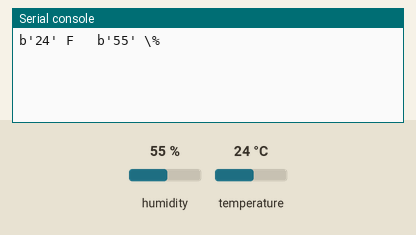
Recording of a program running on a simulated ESP32 board running MicroPython. On the bench: the last lines printed to the serial console. The inputs (shaded band) are chosen by the test bench; at power-on: humidity 55 %, temperature 24 °C. No MQTT or app messages arrive unless stated.

Above: at 1.3 s.
1.4 s: humidity set to 22 %
At 5.4 s:
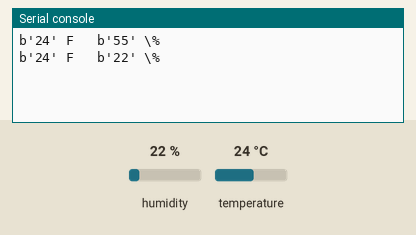
6.4 s: temperature set to 12 °C
At 9.4 s:
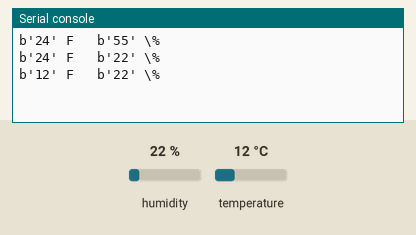
11.4 s: humidity set to 40 %
At 13.4 s:
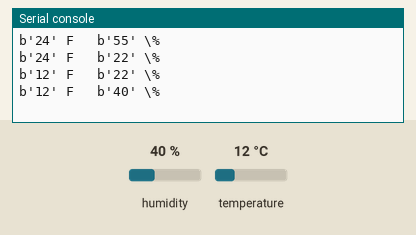
Timing chart, 0 to 14.9 s (numbered marks = the images above; inputs shaded):
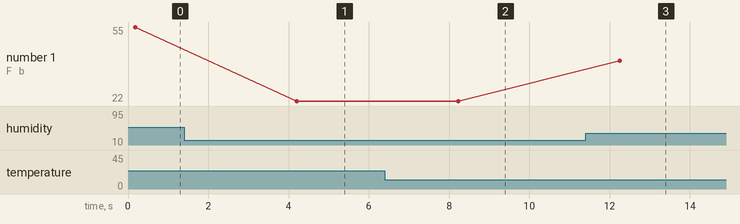

Measured:
- after the input at 1.4 s, the serial console: prints a new line after 2.8 s (image 1)
- after the input at 6.4 s, the serial console: prints a new line after 1.8 s (image 2)
- after the input at 11.4 s, the serial console: prints a new line after 0.86 s (image 3)
- plotted number 1: 55 → 22 after the input at 1.4 s, 22 → 40 after the input at 11.4 s

The program:

dht_publish.py
```python
from time import sleep
from umqtt.simple import MQTTClient
import machine
import dht

SERVER = '192.168.0.24'
CLIENT_ID = 'ESP32_DHT21_Sensor'
TOPIC0 = 'sensors/temp'
TOPIC1 = 'sensors/humidity'

client = MQTTClient(CLIENT_ID, SERVER)
client.connect()   # Connect to MQTT broker

sensor = dht.DHT11(machine.Pin(25))

while True:
    try:
        sensor.measure()   # Poll sensor
        t = sensor.temperature()
        h = sensor.humidity()
        if isinstance(t, int) and isinstance(h, int):  # Confirm sensor results are numeric
            msg0 = (b'{}'.format(t))
            msg1 = (b'{}'.format(h))
            client.publish(TOPIC0, msg0)  # Publish sensor data to MQTT topic
            client.publish(TOPIC1, msg1)
            print(msg0, "F  ", msg1, "\%")
        else:
            print('Invalid sensor readings.')
    except OSError:
        print('Failed to read sensor.')
    sleep(4)
```
